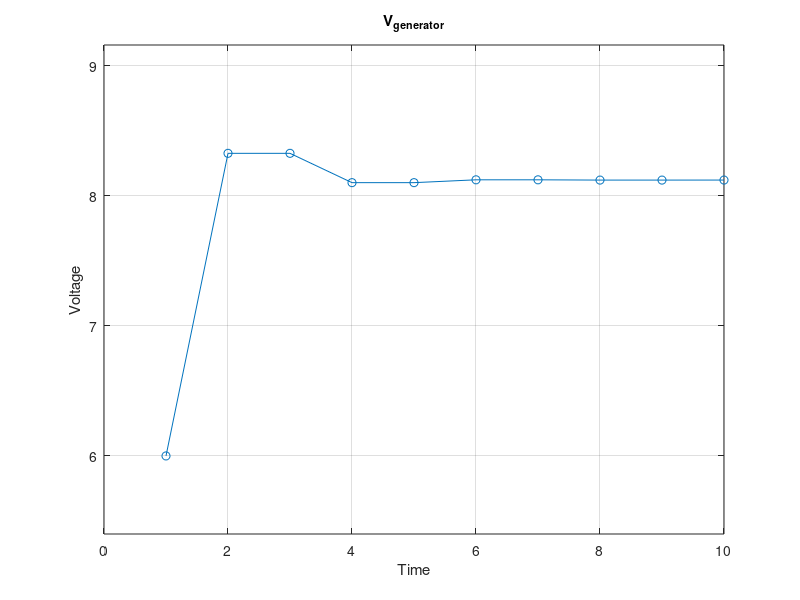
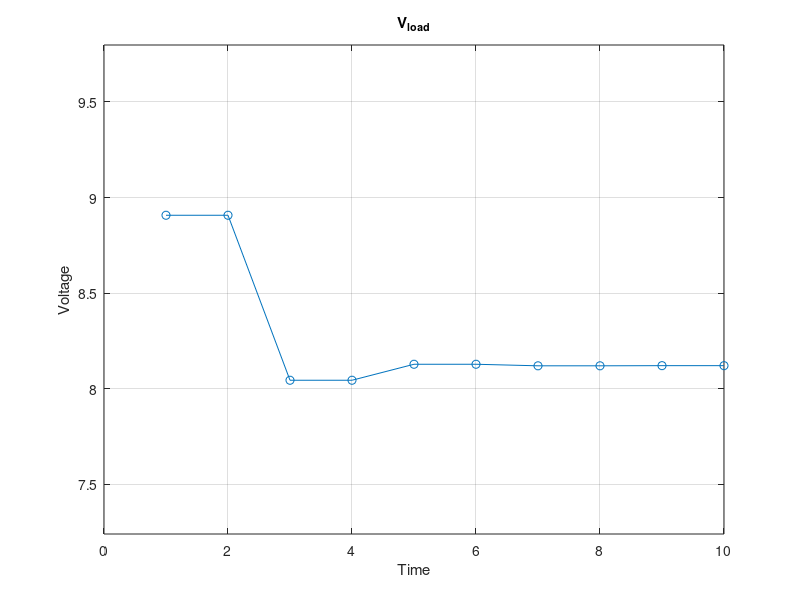
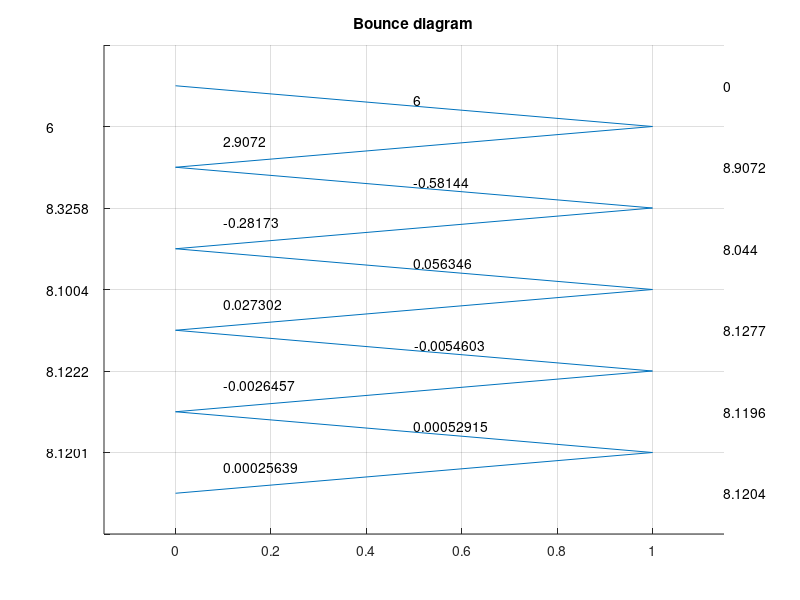

Write MATLAB code to recreate these figures, in order.
%Bounce diagram
close all
clear all
format long

zo = 75;    %characteristic impedance
rs = 50;    %source impedance
vs = 10;    %source voltage
rl = 216;   %load impedance

gi = (rs - zo)/(rs + zo);%generator gamma
gl = (rl - zo)/(rl + zo);%load gamma

vg = vs*zo/(zo+rs);     %total voltage at generator
vl = 0;                 %total voltage at load
vgr = vg;               %reflected from generator
vlr = 0;                %reflected from load

T = 10; %change according to timesteps needed

for t = 1:T
    if mod( t, 2 ) == 0
        %We are at generator side
        vgr = vlr * gi;
        vg = vg + vgr + vlr
    else
        %We are at load side
        vlr = vgr * gl;
        vl = vl + vlr + vgr;
    end
    vg_plot(t)  = vg;
    vl_plot(t)  = vl;
    vgr_plot(t) = vgr;
    vlr_plot(t) = vlr
end

plot([1:T],vg_plot,'-o')
xlim([0 T])
ylim([min(vg_plot)*0.9 max(vg_plot)*1.1])
title("V_g_e_n_e_r_a_t_o_r")
xlabel("Time")
ylabel("Voltage")
grid on

figure()
plot([1:T],vl_plot,'-o')
xlim([0 T])
ylim([min(vl_plot)*0.9 max(vl_plot)*1.1])
title("V_l_o_a_d")
xlabel("Time")
ylabel("Voltage")
grid on

figure()
hold on
x = [0 1;1 0];
for i = T:-1:1
    line( x( mod(i,2)+1,:), [i+1, i] )
    ind = T - i + 1
    if mod( i, 2 ) == 0 
        text(-0.27, i , num2str(vg_plot(ind) ) )
        text(0.5, i + 0.65, num2str(vgr_plot(ind) ) )
    else
        text(1.15, i , num2str(vl_plot(ind) ) )
        text(0.1, i + 0.65, num2str(vlr_plot(ind) ) )
    end
end
text(1.15, T + 1 , num2str( 0 ) )

xlim([-0.15 1.15])
grid on
set(gca,'yticklabel',{[]})
title("Bounce diagram")
